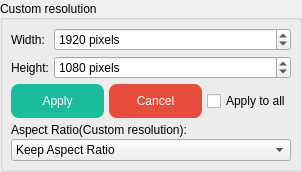
                <widget class="QGroupBox" name="groupBox">
                 <property name="maximumSize">
                  <size>
                   <width>16777215</width>
                   <height>16777215</height>
                  </size>
                 </property>
                 <property name="toolTip">
                  <string>By default, the aspect ratio of the result image 
will be as same as the original image.
(So the image won't look weird.)
You can change the aspect ratio settings for custom 
resolution in the Additional settings.</string>
                 </property>
                 <property name="title">
                  <string>Custom resolution</string>
                 </property>
                 <property name="alignment">
                  <set>Qt::AlignLeading|Qt::AlignLeft|Qt::AlignVCenter</set>
                 </property>
                 <layout class="QGridLayout" name="gridLayout_13">
                  <property name="leftMargin">
                   <number>8</number>
                  </property>
                  <property name="topMargin">
                   <number>8</number>
                  </property>
                  <property name="rightMargin">
                   <number>8</number>
                  </property>
                  <property name="bottomMargin">
                   <number>8</number>
                  </property>
                  <property name="spacing">
                   <number>5</number>
                  </property>
                  <item row="0" column="0">
                   <widget class="QLabel" name="label_18">
                    <property name="sizePolicy">
                     <sizepolicy hsizetype="Fixed" vsizetype="Preferred">
                      <horstretch>0</horstretch>
                      <verstretch>0</verstretch>
                     </sizepolicy>
                    </property>
                    <property name="text">
                     <string>Width:</string>
                    </property>
                   </widget>
                  </item>
                  <item row="0" column="1" colspan="2">
                   <widget class="QSpinBox" name="spinBox_CustRes_width">
                    <property name="suffix">
                     <string> pixels</string>
                    </property>
                    <property name="minimum">
                     <number>1</number>
                    </property>
                    <property name="maximum">
                     <number>999999999</number>
                    </property>
                    <property name="value">
                     <number>1920</number>
                    </property>
                   </widget>
                  </item>
                  <item row="1" column="0">
                   <widget class="QLabel" name="label_15">
                    <property name="sizePolicy">
                     <sizepolicy hsizetype="Fixed" vsizetype="Preferred">
                      <horstretch>0</horstretch>
                      <verstretch>0</verstretch>
                     </sizepolicy>
                    </property>
                    <property name="text">
                     <string>Height:</string>
                    </property>
                   </widget>
                  </item>
                  <item row="1" column="1" colspan="2">
                   <widget class="QSpinBox" name="spinBox_CustRes_height">
                    <property name="suffix">
                     <string> pixels</string>
                    </property>
                    <property name="minimum">
                     <number>1</number>
                    </property>
                    <property name="maximum">
                     <number>999999999</number>
                    </property>
                    <property name="value">
                     <number>1080</number>
                    </property>
                   </widget>
                  </item>
                  <item row="2" column="2">
                   <widget class="QCheckBox" name="checkBox_custres_isAll">
                    <property name="sizePolicy">
                     <sizepolicy hsizetype="Fixed" vsizetype="Fixed">
                      <horstretch>0</horstretch>
                      <verstretch>0</verstretch>
                     </sizepolicy>
                    </property>
                    <property name="toolTip">
                     <string>Valid for all files.</string>
                    </property>
                    <property name="text">
                     <string>Apply to all</string>
                    </property>
                   </widget>
                  </item>
                  <item row="2" column="0" colspan="2">
                   <layout class="QHBoxLayout" name="horizontalLayout">
                    <item>
                     <widget class="QPushButton" name="pushButton_CustRes_apply">
                      <property name="toolTip">
                       <string>1.Set the height and width of the resolution.
2.Select a file in the file list.
3.Click the Apply button to set the resolution.

★Scale ratio will not be applied to files which
already have custom resolution applied.★</string>
                      </property>
                      <property name="styleSheet">
                       <string notr="true">QPushButton{
background-color: rgb(26, 188, 156);
color: rgb(255, 255, 255);
border-style:outset;
border-radius:8px;
padding:10px;
}
QPushButton:hover{
background-color: rgb(29, 214, 177);
color: rgb(255, 255, 255);
border-style:outset;
border-radius:8px;
padding:10px;
}
QPushButton:pressed{
background-color: rgb(23, 173, 143);
color: rgb(255, 255, 255);
border-style:outset;
border-radius:8px;
padding:10px;
}
QPushButton:disabled{
background-color: rgb(166, 166, 166);
color: rgb(255, 255, 255);
border-style:outset;
border-radius:8px;
padding:10px;
}</string>
                      </property>
                      <property name="text">
                       <string>Apply</string>
                      </property>
                     </widget>
                    </item>
                    <item>
                     <widget class="QPushButton" name="pushButton_CustRes_cancel">
                      <property name="toolTip">
                       <string>1.Select a file in the file list.
2.Click the Cancel button to cancel the custom resolution.</string>
                      </property>
                      <property name="styleSheet">
                       <string notr="true">QPushButton{
background-color: rgb(231, 76, 60);
color: rgb(255, 255, 255);
border-style:outset;
border-radius:8px;
padding:10px;
}
QPushButton:hover{
background-color: rgb(255, 102, 64);
color: rgb(255, 255, 255);
border-style:outset;
border-radius:8px;
padding:10px;
}
QPushButton:pressed{
background-color: rgb(204, 65, 53);
color: rgb(255, 255, 255);
border-style:outset;
border-radius:8px;
padding:10px;
}
QPushButton{
background-color: rgb(231, 76, 60);
color: rgb(255, 255, 255);
border-style:outset;
border-radius:8px;
padding:10px;
}
QPushButton:hover{
background-color: rgb(255, 102, 64);
color: rgb(255, 255, 255);
border-style:outset;
border-radius:8px;
padding:10px;
}
QPushButton:disabled{
	background-color: rgb(166, 166, 166);
color: rgb(255, 255, 255);
border-style:outset;
border-radius:8px;
padding:10px;
}</string>
                      </property>
                      <property name="text">
                       <string>Cancel</string>
                      </property>
                     </widget>
                    </item>
                   </layout>
                  </item>
                  <item row="3" column="0" colspan="3">
                   <layout class="QVBoxLayout" name="verticalLayout_2">
                    <property name="spacing">
                     <number>2</number>
                    </property>
                    <property name="sizeConstraint">
                     <enum>QLayout::SetDefaultConstraint</enum>
                    </property>
                    <item>
                     <widget class="QLabel" name="label_44">
                      <property name="sizePolicy">
                       <sizepolicy hsizetype="Preferred" vsizetype="Fixed">
                        <horstretch>0</horstretch>
                        <verstretch>0</verstretch>
                       </sizepolicy>
                      </property>
                      <property name="maximumSize">
                       <size>
                        <width>16777215</width>
                        <height>16777215</height>
                       </size>
                      </property>
                      <property name="toolTip">
                       <string notr="true">&lt;html&gt;&lt;head/&gt;&lt;body&gt;&lt;p&gt;&lt;img src=&quot;:/new/prefix1/OtherPic/AspectRatioStrategy.jpg&quot;/&gt;&lt;/p&gt;&lt;/body&gt;&lt;/html&gt;</string>
                      </property>
                      <property name="text">
                       <string>Aspect Ratio(Custom resolution):</string>
                      </property>
                      <property name="alignment">
                       <set>Qt::AlignLeading|Qt::AlignLeft|Qt::AlignVCenter</set>
                      </property>
                     </widget>
                    </item>
                    <item>
                     <widget class="QComboBox" name="comboBox_AspectRatio_custRes">
                      <property name="minimumSize">
                       <size>
                        <width>280</width>
                        <height>0</height>
                       </size>
                      </property>
                      <property name="toolTip">
                       <string notr="true">&lt;html&gt;&lt;head/&gt;&lt;body&gt;&lt;p&gt;&lt;img src=&quot;:/new/prefix1/OtherPic/AspectRatioStrategy.jpg&quot;/&gt;&lt;/p&gt;&lt;/body&gt;&lt;/html&gt;</string>
                      </property>
                      <property name="currentIndex">
                       <number>1</number>
                      </property>
                      <item>
                       <property name="text">
                        <string>Ignore Aspect Ratio</string>
                       </property>
                      </item>
                      <item>
                       <property name="text">
                        <string>Keep Aspect Ratio</string>
                       </property>
                      </item>
                      <item>
                       <property name="text">
                        <string>Keep Aspect Ratio By Expanding</string>
                       </property>
                      </item>
                     </widget>
                    </item>
                   </layout>
                  </item>
                 </layout>
                </widget>
